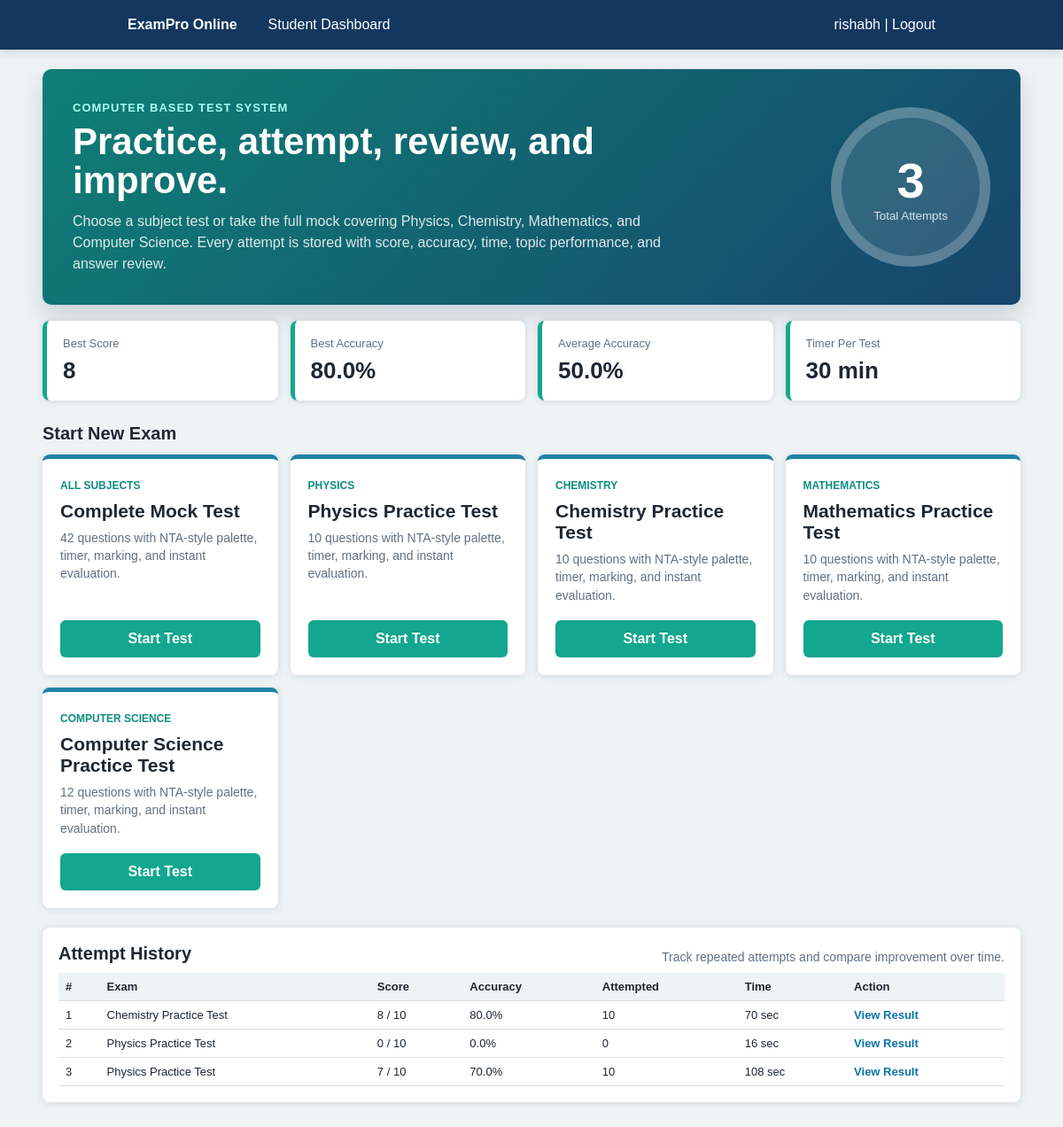
The page /dashboard/ (signed in) on the database its author committed.
### exams/models.py (models this page shows, shortened)
class Result(models.Model):
    user = models.ForeignKey(User, on_delete=models.CASCADE, related_name="results")
    subject = models.CharField(max_length=40, default="All Subjects")
    title = models.CharField(max_length=120, default="PCM Mock Test")
    total_questions = models.PositiveIntegerField()
    attempted = models.PositiveIntegerField()
    correct = models.PositiveIntegerField()
    incorrect = models.PositiveIntegerField()
    score = models.PositiveIntegerField()
    accuracy = models.FloatField(default=0)
    time_taken = models.PositiveIntegerField(default=0)
    submitted_at = models.DateTimeField(auto_now_add=True)

### exams/views.py (the view)
# urls.py: path("dashboard/", views.dashboard_page, name="dashboard"),
@login_required
def dashboard_page(request):
    ensure_questions()
    attempts = Result.objects.filter(user=request.user).order_by("-submitted_at")
    total_attempts = attempts.count()
    best_score = max([r.score for r in attempts], default=0)
    best_accuracy = max([r.accuracy for r in attempts], default=0)
    avg_accuracy = round(sum(r.accuracy for r in attempts) / total_attempts, 2) if total_attempts else 0
    exam_cards = []
    for subject in SUBJECT_OPTIONS:
        count = Question.objects.filter(subject__in=EXAM_SUBJECTS).count() if subject == "All Subjects" else Question.objects.filter(subject=subject).count()
        exam_cards.append({
            "subject": subject,
            "slug": subject.lower().replace(" ", "-"),
            "title": exam_title(subject),
            "count": count,
        })
    return render(request, "exams/dashboard.html", {
        "attempts": attempts,
        "avg_accuracy": avg_accuracy,
        "best_accuracy": best_accuracy,
        "best_score": best_score,
        "duration": EXAM_DURATION // 60,
        "exam_cards": exam_cards,
        "total_attempts": total_attempts,
    })

### exams/views.py (called while the page is built)
def exam_title(subject):
    return "Complete Mock Test" if subject == "All Subjects" else f"{subject} Practice Test"

### exams/templates/exams/dashboard.html (shortened to what this page needs)
{% load static %}
<!doctype html>
<html lang="en">
<head>
  <link rel="stylesheet" href="{% static 'exams/css/style.css' %}">
</head>
<body class="student-body">
  <nav class="dash-nav">
    <b>ExamPro Online</b>
    <span>Student Dashboard</span>
    <a href="{% url 'logout' %}">{{ request.user.first_name|default:request.user.username }} | Logout</a>
  </nav>
  <main class="student-dashboard">
    <section class="dash-hero">
      <div>
        <p class="eyebrow">Computer Based Test System</p>
        <h1>Practice, attempt, review, and improve.</h1>
        <p>Choose a subject test or take the full mock covering Physics, Chemistry, Mathematics, and Computer Science. Every attempt is stored with score, accuracy, time, topic performance, and answer review.</p>
      </div>
      <div class="hero-score">
        <span>{{ total_attempts }}</span>
        <small>Total Attempts</small>
      </div>
    </section>
    <section class="metric-strip">
      <div><span>Best Score</span><b>{{ best_score }}</b></div>
      <div><span>Best Accuracy</span><b>{{ best_accuracy }}%</b></div>
      <div><span>Average Accuracy</span><b>{{ avg_accuracy }}%</b></div>
      <div><span>Timer Per Test</span><b>{{ duration }} min</b></div>
    </section>
    <h2>Start New Exam</h2>
    <section class="exam-choice-grid">
      {% for item in exam_cards %}
        <article class="exam-choice">
          <div>
            <span>{{ item.subject }}</span>
            <h3>{{ item.title }}</h3>
            <p>{{ item.count }} questions with NTA-style palette, timer, marking, and instant evaluation.</p>
          </div>
          <a href="{% url 'start_exam' item.slug %}">Start Test</a>
        </article>
      {% endfor %}
    </section>
    <section class="history-panel">
      <div class="section-title">
        <h2>Attempt History</h2>
        <p>Track repeated attempts and compare improvement over time.</p>
      </div>
      <div class="history-table">
        <table>
          <thead><tr><th>#</th><th>Exam</th><th>Score</th><th>Accuracy</th><th>Attempted</th><th>Time</th><th>Action</th></tr></thead>
          <tbody>
          {% for attempt in attempts %}
            <tr>
              <td>{{ forloop.counter }}</td>
              <td>{{ attempt.title }}</td>
              <td>{{ attempt.score }} / {{ attempt.total_questions }}</td>
              <td>{{ attempt.accuracy }}%</td>
              <td>{{ attempt.attempted }}</td>
              <td>{{ attempt.time_taken }} sec</td>
              <td><a href="{% url 'result_detail' attempt.id %}">View Result</a></td>
            </tr>
          {% empty %}
            <tr><td colspan="7">No attempts yet. Start your first test above.</td></tr>
          {% endfor %}
          </tbody>
        </table>
      </div>
    </section>
  </main>
</body>
</html>

### exams/static/exams/css/style.css (style rules this page uses)
:root { --teal: #11a985; --teal-dark: #079675; --blue: #1f6fa8; --navy: #13375f; --orange: #f69a18; --green: #37b751; --red: #df4a18; --purple: #6546b7; --line: #d7dde3; --soft: #eef3f5; --text: #1e2732; }
* { box-sizing: border-box; }
body { margin: 0; font-family: Arial, Helvetica, sans-serif; color: var(--text); background: #eef3f5; }
a { color: inherit; text-decoration: none; }
button, a, .exam-choice, .summary-grid > div, .panel { transition: transform .18s ease, box-shadow .18s ease, background .18s ease; }
.student-body { min-height: 100vh; background: #eef3f5; }
.dash-nav { height: 56px; background: #13375f; color: white; display: flex; align-items: center; gap: 35px; padding: 0 12%; box-shadow: 0 2px 10px rgba(0,0,0,.16); }
.dash-nav a { margin-left: auto; }
.student-dashboard { width: min(1120px, 92vw); margin: 22px auto 44px; }
.dash-hero { min-height: 230px; display: grid; grid-template-columns: 1fr 220px; align-items: center; gap: 28px; padding: 34px; background: linear-gradient(135deg, #0f7f76, #17456c); color: white; border-radius: 10px; box-shadow: 0 12px 26px rgba(26, 54, 85, .18); }
.dash-hero h1 { max-width: 640px; margin: 6px 0 12px; font-size: 42px; line-height: 1.05; letter-spacing: 0; }
.dash-hero p { max-width: 700px; margin: 0; color: rgba(255,255,255,.86); line-height: 1.5; }
.eyebrow { font-size: 13px; text-transform: uppercase; letter-spacing: 1px; font-weight: 800; color: #a8fff1 !important; }
.hero-score { width: 180px; height: 180px; justify-self: end; display: grid; place-items: center; align-content: center; border-radius: 50%; background: rgba(255,255,255,.12); border: 12px solid rgba(255,255,255,.2); }
.hero-score span { font-size: 56px; font-weight: 900; }
.hero-score small { color: rgba(255,255,255,.82); }
.metric-strip { display: grid; grid-template-columns: repeat(4, 1fr); gap: 14px; margin: 18px 0 26px; }
.metric-strip div, .exam-choice, .history-panel { background: white; border-radius: 8px; box-shadow: 0 1px 8px rgba(0,0,0,.12); }
.metric-strip div { padding: 18px; border-left: 5px solid #13a78f; }
.metric-strip span { display: block; color: #607082; font-size: 13px; margin-bottom: 8px; }
.metric-strip b { font-size: 26px; }
.student-dashboard h2 { margin: 24px 0 12px; font-size: 20px; }
.exam-choice-grid { display: grid; grid-template-columns: repeat(4, 1fr); gap: 14px; }
.exam-choice { min-height: 210px; display: grid; align-content: space-between; padding: 20px; border-top: 5px solid #1e82a8; }
.exam-choice span { display: inline-block; color: #0d8d7d; font-weight: 800; font-size: 12px; text-transform: uppercase; margin-bottom: 10px; }
.exam-choice h3 { margin: 0 0 8px; font-size: 21px; line-height: 1.15; }
.exam-choice p { color: #607082; line-height: 1.45; margin: 0; font-size: 14px; }
.exam-choice a { display: inline-block; width: 100%; text-align: center; background: #13a78f; color: white; padding: 12px; border-radius: 6px; font-weight: 800; margin-top: 18px; }
.history-panel { margin-top: 22px; padding: 18px; }
.section-title { display: flex; align-items: end; justify-content: space-between; gap: 20px; margin-bottom: 10px; }
.section-title h2 { margin: 0; }
.section-title p { margin: 0; color: #607082; font-size: 14px; }
.history-table { overflow-x: auto; }
.history-table a { color: #0b73a8; font-weight: 800; }
table { width: 100%; border-collapse: collapse; font-size: 13px; }
th { background: #eef3f5; text-align: left; }
th, td { padding: 8px; border-bottom: 1px solid #ddd; }

### rows shown on the page
Result: accuracy "80.0", subject "CHEMISTRY", title "Chemistry Practice Test", count "10", score "8", total_questions "10", attempted "10", time_taken "70"
Result: title "Physics Practice Test", score "0", total_questions "10", accuracy "0.0", attempted "0", time_taken "16"
Result: title "Physics Practice Test", score "7", total_questions "10", accuracy "70.0", attempted "10", time_taken "108"

### other values the page prints
{{ request.user.first_name|default:request.user.username }} "rishabh"
{{ total_attempts }} "3"
{{ best_score }} "8"
{{ avg_accuracy }} "50.0"
{{ duration }} "30"
{{ item.subject }} "ALL SUBJECTS" "PHYSICS" "MATHEMATICS" "COMPUTER SCIENCE"
{{ item.title }} "Complete Mock Test" "Physics Practice Test" "Mathematics Practice Test" "Computer Science Practice Test"
{{ item.count }} "42" "10" "10" "12"
